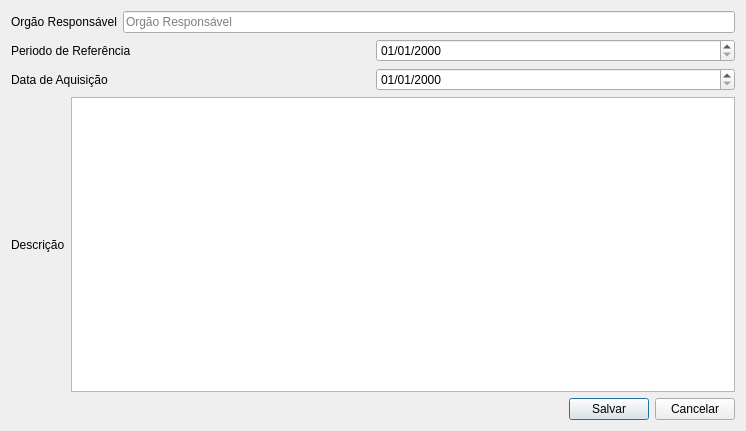
<?xml version="1.0" encoding="UTF-8"?>
<ui version="4.0">
 <class>Informacoes</class>
 <widget class="QDialog" name="Informacoes">
  <property name="geometry">
   <rect>
    <x>0</x>
    <y>0</y>
    <width>746</width>
    <height>431</height>
   </rect>
  </property>
  <property name="windowTitle">
   <string>Informações da Camada</string>
  </property>
  <layout class="QVBoxLayout" name="verticalLayout_2">
   <item>
    <layout class="QHBoxLayout" name="horizontalLayout_9">
     <item>
      <widget class="QLabel" name="label_8">
       <property name="text">
        <string>Orgão Responsável</string>
       </property>
      </widget>
     </item>
     <item>
      <widget class="QLineEdit" name="orgao_responsavel_base">
       <property name="placeholderText">
        <string>Orgão Responsável</string>
       </property>
      </widget>
     </item>
    </layout>
   </item>
   <item>
    <layout class="QVBoxLayout" name="verticalLayout">
     <item>
      <layout class="QHBoxLayout" name="horizontalLayout_10">
       <item>
        <widget class="QLabel" name="label_10">
         <property name="text">
          <string>Periodo de Referência</string>
         </property>
        </widget>
       </item>
       <item>
        <widget class="QgsDateTimeEdit" name="periodos_referencia_base">
         <property name="displayFormat">
          <string>dd/MM/yyyy</string>
         </property>
        </widget>
       </item>
      </layout>
     </item>
     <item>
      <layout class="QHBoxLayout" name="horizontalLayout_11">
       <item>
        <widget class="QLabel" name="label_9">
         <property name="text">
          <string>Data de Aquisição</string>
         </property>
        </widget>
       </item>
       <item>
        <widget class="QgsDateTimeEdit" name="data_aquisicao_base">
         <property name="displayFormat">
          <string>dd/MM/yyyy</string>
         </property>
        </widget>
       </item>
      </layout>
     </item>
     <item>
      <layout class="QHBoxLayout" name="horizontalLayout_7"/>
     </item>
     <item>
      <layout class="QHBoxLayout" name="horizontalLayout_8"/>
     </item>
     <item>
      <layout class="QHBoxLayout" name="horizontalLayout_20">
       <item>
        <widget class="QLabel" name="label_19">
         <property name="text">
          <string>Descrição</string>
         </property>
        </widget>
       </item>
       <item>
        <widget class="QTextEdit" name="descricao"/>
       </item>
      </layout>
     </item>
    </layout>
   </item>
   <item>
    <layout class="QHBoxLayout" name="horizontalLayout">
     <item>
      <spacer name="horizontalSpacer">
       <property name="orientation">
        <enum>Qt::Horizontal</enum>
       </property>
       <property name="sizeHint" stdset="0">
        <size>
         <width>40</width>
         <height>20</height>
        </size>
       </property>
      </spacer>
     </item>
     <item>
      <widget class="QPushButton" name="btn_salvar">
       <property name="text">
        <string>Salvar</string>
       </property>
      </widget>
     </item>
     <item>
      <widget class="QPushButton" name="btn_cancelar">
       <property name="text">
        <string>Cancelar</string>
       </property>
      </widget>
     </item>
    </layout>
   </item>
  </layout>
 </widget>
 <customwidgets>
  <customwidget>
   <class>QgsDateTimeEdit</class>
   <extends>QDateTimeEdit</extends>
   <header>qgsdatetimeedit.h</header>
  </customwidget>
 </customwidgets>
 <resources/>
 <connections/>
</ui>
